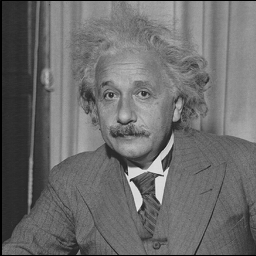
#> input picture imforensics/higherorderstats/matlab/lib/pyrTools/einstein.pgm, 256 x 256 px
$ python -i ela.py   (imports and definitions only)   (older library calls are emulated)
#> lines starting #> are read from the running program, lines starting #| are printed output that depends on the picture
from __future__ import absolute_import, division

import os

import numpy as np
from PIL import Image, ImageChops, ImageEnhance
from scipy.misc import imsave
from scipy.ndimage.filters import gaussian_filter

from .util import rgb2gray

class ELA(object):
    """
    ELA object that represents the error level of a given image.

    Error Level Analysis (ELA) is a method of quantifying the JPEG
    compression loss on a per pixel basis.
    """

    def __init__(self, filename, resave_quality=95):
        self.resave_quality = resave_quality
        self.filename = filename
        self._run_ela()

    @property
    def ela_data(self):
        return self._ela_data

    @property
    def image_data(self):
        return self._image_data

    @property
    def image_data_gray_scale(self):
        if not hasattr(self, '_image_data_gray_scale'):
            self._image_data_gray_scale = rgb2gray(self._image_data)
        return self._image_data_gray_scale

    @property
    def ela_image_scaled(self):
        if not hasattr(self, '_ela_image_scaled'):
            extrema = self._ela_image.getextrema()
            max_diff = max([ex[1] for ex in extrema])
            scale = 255.0/(max_diff*0.8)
            scaled_im = ImageEnhance.Brightness(self._ela_image).enhance(scale)
            self._ela_image_scaled = np.array(scaled_im)
        return self._ela_image_scaled

    @property
    def low_freq_mask(self):
        if not hasattr(self, '_low_freq_mask'):
            normalized = (self.image_data_gray_scale
                          - np.mean(self.image_data_gray_scale)) \
                         / np.std(self.image_data_gray_scale)
            low_passed = gaussian_filter(normalized, 5)
            abs_diff = np.abs(normalized - low_passed)
            clipped = (abs_diff < 0.03).astype(np.float)
            max_v = np.max(clipped)
            scaled = clipped * (255.0 / max_v) if max_v else (clipped + 255.0)
            blurred = gaussian_filter(scaled, 2)
            self._low_freq_mask = (blurred > 64).astype(np.uint8)
        return self._low_freq_mask

    @property
    def ela_mask(self):
        if not hasattr(self, '_ela_mask'):
            ela_data_magnitude = np.sqrt(self.ela_data[:, :, 0]**2 +
                                         self.ela_data[:, :, 1]**2 +
                                         self.ela_data[:, :, 2]**2)
            normalized = (ela_data_magnitude
                          - np.mean(ela_data_magnitude)) \
                         / np.std(ela_data_magnitude)
            clipped = (normalized > 0.0).astype(np.float)
            max_v = np.max(clipped)
            scaled = clipped * (255.0 / max_v) if max_v else (clipped + 255.0)
            blurred = gaussian_filter(scaled, 10)
            self._ela_mask = (blurred > np.mean(blurred)).astype(np.uint8)
        return self._ela_mask

    def save_suspect_region(self, opaque=False, show_low_freq=False, **kwargs):
        low_risk_color = kwargs.get('low_risk_color', (255, 255, 0))
        high_risk_color = kwargs.get('high_risk_color', (255, 0, 0))
        low_freq_color = kwargs.get('low_freq_color', (0, 0, 255))

        alpha = 255 if opaque else 128

        # Create input image with opaque alpha channel.
        given_image = self._image.copy()
        given_image.putalpha(Image.new('L', given_image.size, color=255))

        # Create low risk and high risk ela mask image.
        high_risk_mask = np.logical_and(self.ela_mask, self.low_freq_mask).astype(np.uint8) * alpha
        low_risk_mask = np.logical_xor(self.ela_mask, high_risk_mask).astype(np.uint8) * alpha

        low_risk_mask_alpha = Image.fromarray(low_risk_mask).convert('L')
        low_risk_mask_image = Image.new('RGB', low_risk_mask_alpha.size, color=low_risk_color)
        low_risk_mask_image.putalpha(low_risk_mask_alpha)

        high_risk_mask_alpha = Image.fromarray(high_risk_mask).convert('L')
        high_risk_mask_image = Image.new('RGB', high_risk_mask_alpha.size, color=high_risk_color)
        high_risk_mask_image.putalpha(high_risk_mask_alpha)

        # Create masked image.
        masked_image = Image.alpha_composite(given_image, low_risk_mask_image)
        masked_image = Image.alpha_composite(masked_image, high_risk_mask_image)

        # Create low freq mask image.
        if show_low_freq:
            low_freq_mask = np.logical_xor(self.low_freq_mask, high_risk_mask).astype(np.uint8) * alpha
            low_freq_mask_alpha = Image.fromarray(low_freq_mask).convert('L')
            low_freq_mask_image = Image.new('RGB', low_freq_mask_alpha.size, color=low_freq_color)
            low_freq_mask_image.putalpha(low_freq_mask_alpha)
            masked_image = Image.alpha_composite(masked_image, low_freq_mask_image)

        masked_image.save('{0}.ela_suspect.jpeg'.format(self.filename),
                          format='JPEG')

    def save_ela_image(self):
        imsave('{0}.ela.png'.format(self.filename),
                self.ela_image_scaled)

    def _run_ela(self):
        self._resave_first_image()
        self._resave_image()
        self._ela_image = ImageChops.difference(self._image, self._resaved_image)
        self._ela_data = np.array(self._ela_image)

    def _resave_image(self):
        resaved = self.filename + '.resaved.jpg'
        self._image.save(resaved, 'JPEG', quality=self.resave_quality)
        self._resaved_image = Image.open(resaved)
        os.remove(resaved)

    def _resave_first_image(self):
        resaved = self.filename + '.r1.jpg'
        Image.open(self.filename).save(resaved, 'JPEG', quality=100)
        self._image = Image.open(resaved)
        self._image_data = np.array(self._image)
        os.remove(resaved)

>>> result = ELA('../higherorderstats/matlab/lib/pyrTools/einstein.pgm').save_suspect_region()
#> in _run_ela, `self._ela_image = ImageChops.difference(self._image, self._resaved_ima..`:
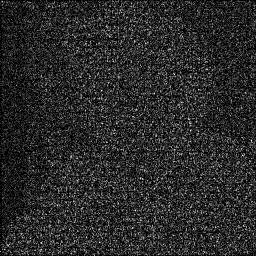
#> self._ela_image: PIL image 256x256 L; min 0, max 8, mean 1.33; drawn with min black and max white
#> (the run stopped early here; a loop or call above may not have finished)

$ run again, on imforensics/higherorderstats/matlab/lib/pyrTools/reagan.pgm
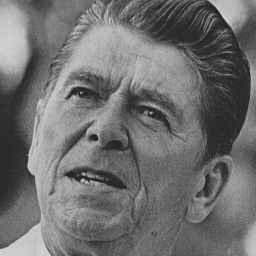
#> input picture imforensics/higherorderstats/matlab/lib/pyrTools/reagan.pgm, 256 x 256 px
#> in _run_ela, `self._ela_image = ImageChops.difference(self._image, self._resaved_ima..`:
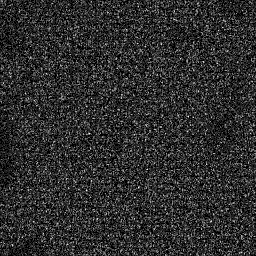
#> self._ela_image: PIL image 256x256 L; min 0, max 8, mean 1.46; drawn with min black and max white
